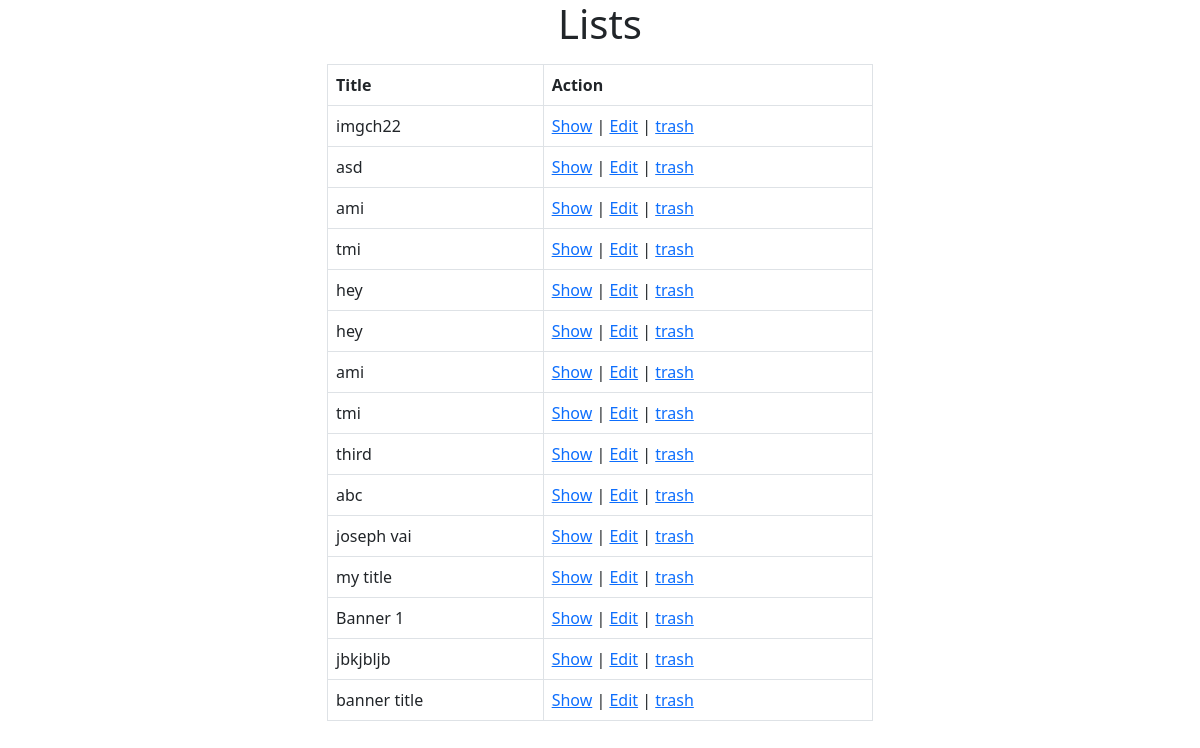
Screenshot of /admin/banners/index.php with the database file from the repository.
### tables this page shows
CREATE TABLE IF NOT EXISTS `banners` (
  `id` int(20) NOT NULL AUTO_INCREMENT,
  `title` varchar(256) DEFAULT NULL,
  `picture` varchar(300) DEFAULT NULL,
  `created_at` datetime NOT NULL DEFAULT CURRENT_TIMESTAMP,
  `modified_at` datetime NOT NULL DEFAULT CURRENT_TIMESTAMP,
  `is_active` tinyint(3) NOT NULL DEFAULT '0',
  `is_deleted` tinyint(3) NOT NULL DEFAULT '0',
  `link` varchar(600) DEFAULT NULL,
  `promotional_message` varchar(600) DEFAULT NULL,
  `html_banner` varchar(600) DEFAULT NULL,
  `is_draft` tinyint(4) NOT NULL DEFAULT '0',
  `max_display` varchar(200) DEFAULT NULL,
  PRIMARY KEY (`id`),
  UNIQUE KEY `id` (`id`)
);

### src/Banners.php (called while the page is built, shortened)
<?php
class Banners{
    public $conn= null;
    public function __construct()
    {
        $servername = "localhost";
        $username = "root";
        $password = "";
        $this->conn = new PDO("mysql:host=$servername;dbname=eccomerce_b5", $username, $password);
        $this->conn->setAttribute(PDO::ATTR_ERRMODE, PDO::ERRMODE_EXCEPTION);
    }
    public function index(){
        $query = "SELECT * FROM `banners` where is_deleted =0";
        $stmt = $this->conn->prepare($query);
        $result = $stmt->execute();
        return $banners = $stmt->fetchAll();
    }
}

### admin/banners/index.php (the view, shortened to what this page needs)
<?php
$banner = new Banners;
$banners = $banner->index();
?>
<!doctype html>
<html lang="en">
<head>
    <link href="https://cdn.jsdelivr.net/npm/bootstrap@5.2.0-beta1/dist/css/bootstrap.min.css" rel="stylesheet"
>
</head>
<body>
    <section>
        <div class="container">
            <div class="row justify-content-center">
                <div class="col-6">
                    <h1 class="text-center mb-3">Lists</h1>
                    <table class="table table-bordered">
                        <thead>
                            <tr>
                                <th scope="col">Title</th>
                                <th scope="col">Action</th>
                            </tr>
                        </thead>
                        <tbody>
                            <?php if(sizeof($banners)<=0){
                                echo "<td>No Data</td>";
                            }
                            else{
                                foreach($banners as $banner){?>
                            <tr>
                                <td><?= $banner['title'];?></td>
                                <td><a href="show.php?id=<?= $banner['id']; ?>">Show</a> |
                                    <a href="edit.php?id=<?= $banner['id']; ?>">Edit</a> |
                                    <a href="trash.php?id=<?= $banner['id']; ?>">trash</a>
                                </td>
                            </tr>
                            <?php }
                            }?>
                        </tbody>
                    </table>
                </div>
            </div>
        </div>
    </section>
</body>
</html>

### rows the page displays
banners: title "imgch22"
banners: title "asd"
banners: title "ami"
banners: title "tmi"
banners: title "hey"
banners: title "hey"
banners: title "ami"
banners: title "tmi"
banners: title "third"
banners: title "abc"
banners: title "joseph vai"
banners: title "my title"
banners: title "Banner 1"
banners: title "jbkjbljb"
banners: title "banner title"
